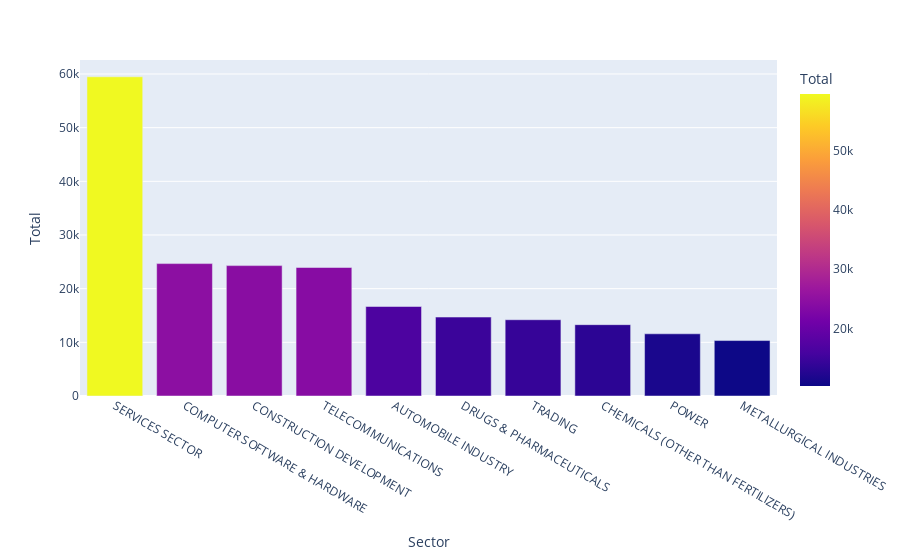

The cell this chart's notebook holds for it:
### Code cell
fig = px.bar(FDI1.head(10), x='Sector', y='Total',color='Total')
fig.show()

### Figure 1 — Plotly figure (JSON) as saved in the notebook; plotly's stock layout.template omitted (floating-point values rounded to 4 significant figures)
{"data": [{"alignmentgroup": "True", "hovertemplate": "Sector=%{x}<br>Total=%{marker.color}<extra></extra>", "legendgroup": "", "marker": {"color": [59480.0, 24670.0, 24290.0, 23950.0, 16670.0, 14710.0, 14210.0, 13290.0, 11590.0, 10330.0], "coloraxis": "coloraxis"}, "name": "", "offsetgroup": "", "orientation": "v", "showlegend": false, "textposition": "auto", "type": "bar", "x": ["SERVICES SECTOR", "COMPUTER SOFTWARE & HARDWARE", "CONSTRUCTION DEVELOPMENT", "TELECOMMUNICATIONS", "AUTOMOBILE INDUSTRY", "DRUGS & PHARMACEUTICALS", "TRADING", "CHEMICALS (OTHER THAN FERTILIZERS)", "POWER", "METALLURGICAL INDUSTRIES"], "xaxis": "x", "y": [59480.0, 24670.0, 24290.0, 23950.0, 16670.0, 14710.0, 14210.0, 13290.0, 11590.0, 10330.0], "yaxis": "y"}], "layout": {"barmode": "relative", "coloraxis": {"colorbar": {"title": {"text": "Total"}}, "colorscale": [[0, "#0d0887"], [0.1111, "#46039f"], [0.2222, "#7201a8"], [0.3333, "#9c179e"], [0.4444, "#bd3786"], [0.5556, "#d8576b"], [0.6667, "#ed7953"], [0.7778, "#fb9f3a"], [0.8889, "#fdca26"], [1, "#f0f921"]]}, "legend": {"tracegroupgap": 0}, "margin": {"t": 60}, "xaxis": {"anchor": "y", "domain": [0, 1], "title": {"text": "Sector"}}, "yaxis": {"anchor": "x", "domain": [0, 1], "title": {"text": "Total"}}}}
